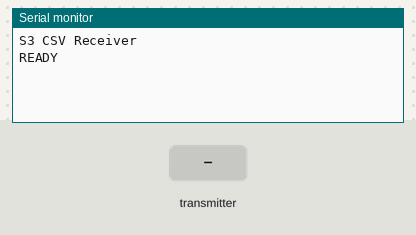
This sketch was run on a simulated ESP32. On the bench: the last lines printed to the serial monitor. The test bench sets the inputs (shaded band).

Above: at 3.2 s.
3.3 s: the transmitter starts sending btn1 = 0
At 3.61 s:
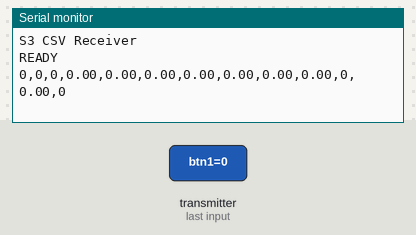
5.3 s: the transmitter starts sending btn2 = 1
At 5.61 s:
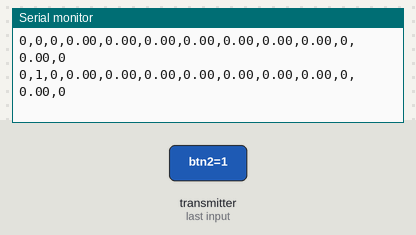
6.8 s: the transmitter starts sending brake = 64
At 7.11 s:
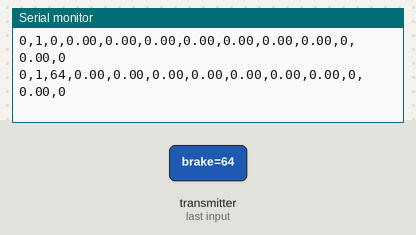
8.3 s: the transmitter starts sending temp1 = 25
At 8.61 s:
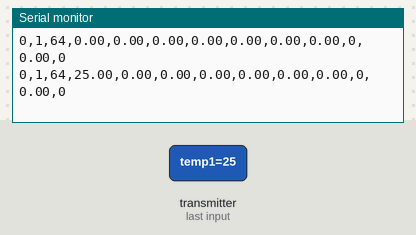
9.8 s: the transmitter starts sending temp2 = 25
At 10.11 s:
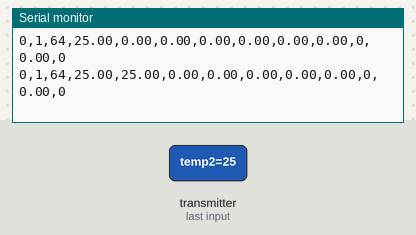
11.3 s: the transmitter starts sending bat1 = 25
At 11.61 s:
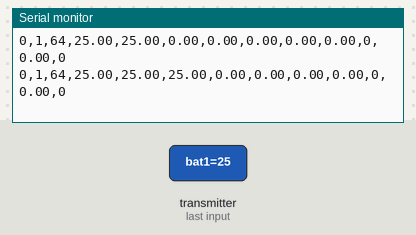

Measured:
- after the input at 3.3 s, the serial monitor: prints a new line at once (image 1)
- after the input at 5.3 s, the serial monitor: prints a new line at once (image 2)
- after the input at 6.8 s, the serial monitor: prints a new line at once (image 3)
- after the input at 8.3 s, the serial monitor: prints a new line at once (image 4)
- after the input at 9.8 s, the serial monitor: prints a new line at once (image 5)
- after the input at 11.3 s, the serial monitor: prints a new line at once (image 6)

The sketch:

PC_Reciever_S3.ino
```cpp
#include <esp_now.h>
#include <WiFi.h>

typedef struct sensor_data_full {
    uint8_t btn1;
    uint8_t btn2;
    uint8_t brake;

    float temp1;
    float temp2;

    float bat1;
    float bat2;
    float batTotal;

    float current;
    float throttle;

    int rpm;
    float speedKmh;

    uint32_t timestamp;
} sensor_data_full_t;

volatile bool newData = false;
sensor_data_full_t data;

void onReceive(const esp_now_recv_info_t *info, const uint8_t *incomingData, int len) {
    if (len != sizeof(data)) return;

    memcpy((void*)&data, incomingData, sizeof(data));
    newData = true;   // just flag it, DO NOT PRINT HERE
}

void setup() {
    Serial.begin(115200);
    delay(2000);

    Serial.println("S3 CSV Receiver");

    WiFi.mode(WIFI_STA);
    WiFi.setChannel(1);
    WiFi.setSleep(false);

    if (esp_now_init() != ESP_OK) {
        Serial.println("ESP-NOW FAIL");
        while (1) delay(1000);
    }

    esp_now_register_recv_cb(onReceive);

    Serial.println("READY");
}

void loop() {
    if (newData) {
        newData = false;

        char line[256];

        snprintf(line, sizeof(line),
            "%d,%d,%d,%.2f,%.2f,%.2f,%.2f,%.2f,%.2f,%.2f,%d,%.2f,%lu",
            data.btn1,
            data.btn2,
            data.brake,
            data.temp1,
            data.temp2,
            data.bat1,
            data.bat2,
            data.batTotal,
            data.current,
            data.throttle,
            data.rpm,
            data.speedKmh,
            data.timestamp
        );

        Serial.println(line);
    }

    delay(1); // keeps system happy
}
```
